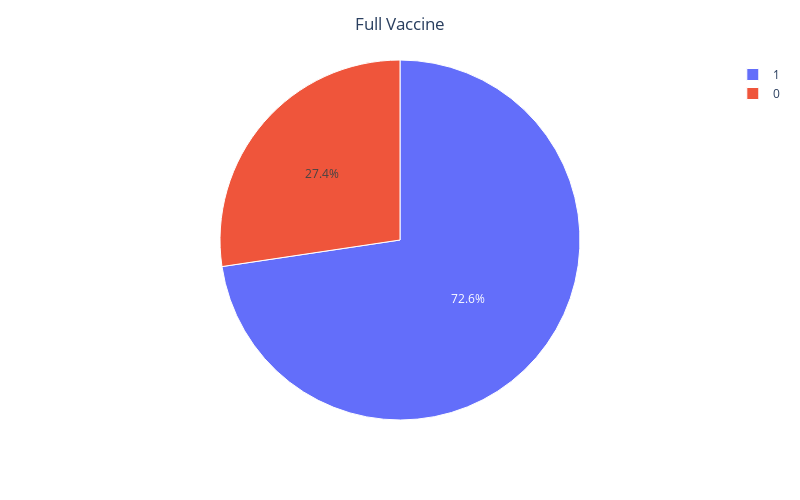

Notebook cell for this chart:
### Code cell
# Inspect our target variable `full vaccine`
fig = (px
 .pie(df, names = "full vaccine")
 .update_traces(marker_line_width = 1, marker_line_color = "white")
 .update_layout(title = dict(text = "Full Vaccine", x = 0.5))
)

# config = {"staticPlot": True}

fig.show()

### Figure 1 — Plotly figure (JSON) as saved in the notebook; plotly's stock layout.template omitted (floating-point values rounded to 4 significant figures; data arrays with more than 128 entries replaced by an {"elided": "..."} marker saying what was removed)
{"data": [{"domain": {"x": [0, 1], "y": [0, 1]}, "hovertemplate": "full vaccine=%{label}<extra></extra>", "labels": {"elided": "3476 int values"}, "legendgroup": "", "marker": {"line": {"color": "white", "width": 1}}, "name": "", "showlegend": true, "type": "pie"}], "layout": {"height": 500, "legend": {"tracegroupgap": 0}, "margin": {"t": 60}, "title": {"text": "Full Vaccine", "x": 0.5}, "width": 800}}
